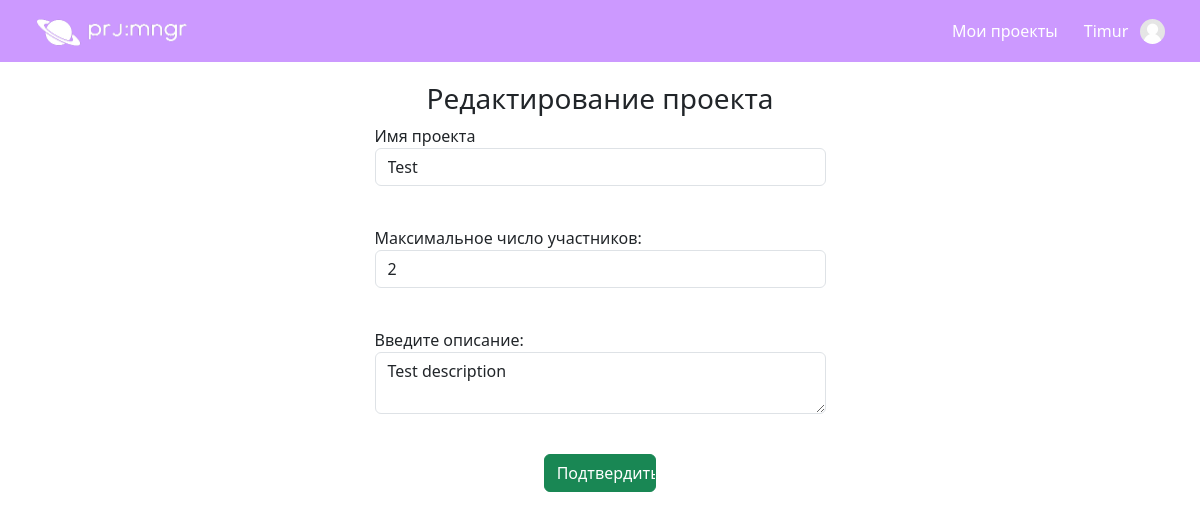
Screenshot of /edit-project/2 (signed in) with the database file from the repository.
### data/users.py (models this page shows, shortened)
class User(SqlAlchemyBase, UserMixin, SerializerMixin):
    __tablename__ = 'users'
    id = sqlalchemy.Column(sqlalchemy.Integer,
                           primary_key=True, autoincrement=True)
    name = sqlalchemy.Column(sqlalchemy.String, nullable=True)
    email = sqlalchemy.Column(sqlalchemy.String,
                              index=True, unique=True, nullable=True)
    admin = sqlalchemy.Column(sqlalchemy.Boolean, default=False)
    hashed_password = sqlalchemy.Column(sqlalchemy.String, nullable=True)
    created_date = sqlalchemy.Column(sqlalchemy.DateTime,
                                     default=datetime.datetime.now)
    projects = orm.relationship("Project", secondary=user_project, backref="members", lazy="subquery")
    about = sqlalchemy.Column(sqlalchemy.Text(140), nullable=True)

### data/projects.py (models this page shows, shortened)
class Project(SqlAlchemyBase):
    __tablename__ = "projects"
    id = sqlalchemy.Column(sqlalchemy.Integer,
                           primary_key=True, autoincrement=True)
    name = sqlalchemy.Column(sqlalchemy.String, nullable=True)
    max_members = sqlalchemy.Column(sqlalchemy.Integer, default=1)
    description = sqlalchemy.Column(sqlalchemy.Text(200), default="", nullable=True)
    leader = orm.relationship("User", lazy="subquery")
    leader_id = sqlalchemy.Column(sqlalchemy.Integer, sqlalchemy.ForeignKey("users.id", ondelete="CASCADE"))

### website/views.py (the view)
@views.route("/edit-project/<int:project_id>", methods=['GET', 'POST'])
@login_required
def edit_project(project_id):
    form = CreateProjectForm()
    db_sess = db_session.create_session()
    project = db_sess.query(Project).get(project_id)
    user = db_sess.query(User).get(current_user.id)
    if not project:
        abort(404)
    if user.id != project.leader_id:
        abort(404)
    if form.validate_on_submit():
        project.name = form.name.data
        project.max_members = form.max_members.data
        project.description = form.description.data
        db_sess.commit()
        return redirect(url_for("views.my_projects"))
    form.name.data = project.name
    form.max_members.data = project.max_members
    form.description.data = project.description
    return render_template("create_project.html", page_header="Редактирование проекта", form=form, user=current_user)

### website/forms/CreateProjectForm.py
class CreateProjectForm(FlaskForm):
    name = StringField('Имя проекта', validators=[DataRequired()])
    max_members = IntegerField('Максимальное число участников:', validators=[DataRequired(), NumberRange(min=1)])
    description =  TextAreaField('Введите описание:', validators=[Optional()])
    submit = SubmitField('Подтвердить')

### app.py (called while the page is built)
def create_app():
    app = Flask(__name__)
    app.config['SECRET_KEY'] = "my_super_secret_key"
    login_manager = LoginManager()
    login_manager.login_view = "auth.login"
    login_manager.init_app(app)
    from website.views import views
    from website.auth import auth
    app.register_blueprint(views, url_prefix="")
    app.register_blueprint(auth, url_prefix="")
    @login_manager.user_loader
    def load_user(user_id):
        db_sess = db_session.create_session()
        return db_sess.query(User).get(user_id)
    return app

### data/db_session.py (called while the page is built)
def create_session() -> Session:
    global __factory
    return __factory()

### templates/create_project.html (shortened to what this page needs)
{% extends "base.html" %}
{% block content %}
<div class="row">
    <div class="col-lg-5 col-sm-7 mx-auto">
    <form method="POST">
        <h3 align="center">{{page_header}}</h3>
        <p>
            {{ form.name.label }}<br>
            {{ form.name(class="form-control") }}<br>
        </p>
        <p>
            {{ form.max_members.label }}<br>
            {{ form.max_members(class="form-control") }}<br>
        </p>
        <p>
            {{ form.description.label }}<br>
            {{ form.description(class="form-control") }}<br>
        </p>
        <p>{{ form.submit(type="submit", class="btn btn-success mx-auto d-block col-lg-3 col-sm-5") }}</p>
</form>
</div>
</div>
{% endblock %}

### templates/base.html (shortened to what this page needs)
{% from "components/toast.html" import toast %}
{% from "components/user_avatar.html" import user_avatar %}
<!DOCTYPE html>
<html lang="en">
<head>
    <link href="https://cdn.jsdelivr.net/npm/bootstrap@5.3.0-alpha1/dist/css/bootstrap.min.css" rel="stylesheet">
    <link rel="stylesheet" type="text/css" href="{{ url_for('static', filename='css/style.css')}}" />
    <link rel="stylesheet" href="https://cdn.jsdelivr.net/npm/bootstrap-icons@1.10.3/font/bootstrap-icons.css">
</head>
<body>
    <nav class="navbar navbar-expand-lg navbar-light" style="z-index: 11;">
        <div class="container-fluid">
          <a class="navbar-brand" id="site_logo" href="{{url_for('views.home')}}"><img src="{{url_for('static', filename='img/site_logo.png')}}" style="width: 150px; height: 27px;"alt="logo"></a>
          <div class="collapse navbar-collapse flex-grow-1" id="my_navbar">
            <div class="navbar-nav ms-auto flex-nowrap text-end">
              {% if user.is_authenticated %}
                <a class="nav-item nav-link menu-item" href="{{url_for('views.my_projects')}}">Мои проекты</a>
                <div class="dropdown">
                  <a class="nav-item nav-link" role="button" id="dropdownMenuLink" data-bs-toggle="dropdown" aria-expanded="false"><div class="d-flex align-items-center justify-content-end">
                    <div>{{user.name}}</div>
                    <div>⠀</div>
                    <div>{{user_avatar(user.id, 25)}}</div>
                  </div></a>
                </div>
              {% else %}
                <a class="nav-item nav-link menu-item" href="{{url_for('auth.login')}}">Login</a>
                <a class="nav-item nav-link menu-item" href="{{url_for('auth.sign_up')}}">Sign Up</a>
              {% endif %}
            </div>
          </div>
        </div>
      </nav>
      <div class="container" style="margin-top: 20px;">{% block content %} {% endblock %}</div>
</body>
</html>

### static/css/style.css (style rules this page uses)
.navbar { background-color: #CC99FF; padding: 10px; position: sticky; top: 0; width: 100%; color: white; display: flex; margin-bottom: 10px; }
#my_navbar .nav-item { color: white; }
#my_navbar .dropdown * { z-index: 100000; }
#my_navbar .nav-item { margin: 0 5px; padding: 8px 8px; display: flex; justify-content: center; align-content: center; flex-direction: column; border-radius: 10px; transition: all 0.3s; }
#site_logo { margin-left: 10px; padding: 5px; border-radius: 10px; transition: all 0.3s; }

### rows the page displays
User: name "Timur"
Project: name "Test", max_members "2", description "Test description"

### other values shown
{{ page_header }} "Редактирование проекта"
